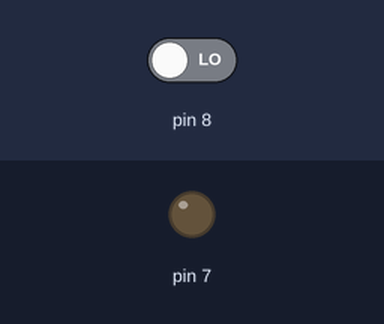
The sketch below on a simulated Arduino Uno, built with avr-gcc and run on an emulated ATmega328P. On the bench: output pins drawn as LEDs (lit = HIGH). The inputs (shaded band) are chosen by the test bench; at power-on: pin 8 LOW.

Above: at 1.2 s.
1.3 s: pin 8 driven HIGH
At 2.2 s:
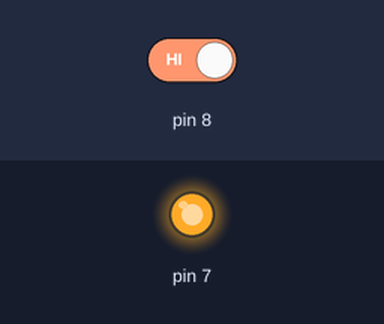
2.8 s: pin 8 driven LOW
At 3.3 s:
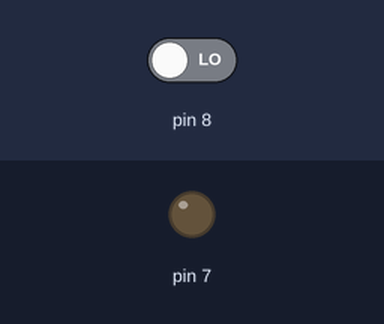
Timing chart, 0 to 5.8 s (numbered marks = the images above; inputs shaded):
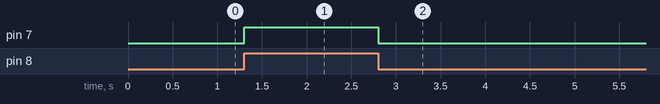

The sketch:

w1_basic.ino
```cpp
void setup() {
  // put your setup code here, to run once:
  pinMode(7,OUTPUT);
  pinMode(8,INPUT);
}

void loop() {
  // put your main code here, to run repeatedly:
  if (digitalRead(8) == HIGH){
    digitalWrite(7,HIGH);
  }
  else {
    digitalWrite(7,LOW);
  }
}
```

Measured:
- after the input at 1.3 s, pin 7: LOW → HIGH at once
- after the input at 2.8 s, pin 7: HIGH → LOW at once
